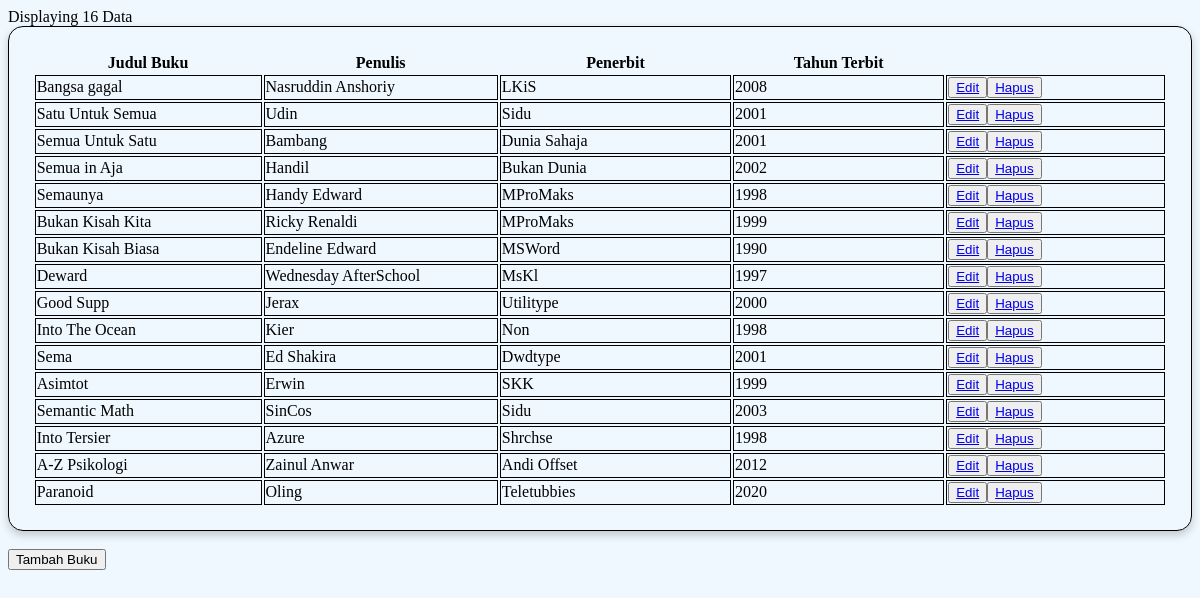
The page /Buku.php on the database its author committed.
### tables this page shows
CREATE TABLE `buku` (
  `id_buku` int(11) NOT NULL,
  `judul_buku` varchar(500) NOT NULL,
  `penulis` varchar(500) NOT NULL,
  `penerbit` varchar(250) NOT NULL,
  `tahun_terbit` int(10) NOT NULL
);

### Koneksi.php (called while the page is built)
<?php
    function connect(){
        try{
            $dbConnect = new PDO(
                'mysql:host=localhost;dbname=web-5','root','',
                array(PDO::ATTR_ERRMODE, PDO::ERRMODE_EXCEPTION, PDO::ATTR_PERSISTENT => true)
            );
        } catch(PDOException $e){
            print "Connection Problem : ". $e ->getMessage()."<br/>";
            die();
        }
        return $dbConnect;
    }
?>

### Model.php (the view, shortened to what this page needs)
<?php
require("./Koneksi.php");
function show ($table){
    $state = connect()->prepare("SELECT * FROM $table");
    $state->execute();
    $res = $state->fetchAll();
    if(!empty($res)){
        if($table == "buku"){
            foreach ($res as $row){
                echo "<tr>";
                echo "<td>".$row['judul_buku']."</td>";
                echo "<td>".$row['penulis']."</td>";
                echo "<td>".$row['penerbit']."</td>";
                echo "<td>".$row['tahun_terbit']."</td>";
                echo "<td>";
                echo "<button><a href='FormBuku.php?id_buku=".$row['id_buku']."'>Edit</a></button>";
                echo "<button><a href='Buku.php?id_buku=" . $row['id_buku'] . "' onclick=\"return confirm('Hapus Data?')\">Hapus</a></button>";
                echo "</td>";
                echo "</tr>";
            } echo "Displaying ".count($res)." Data";
        }
    }
}
?>

### Buku.php (shortened to what this page needs)
<?php
require('./Model.php');
?>
<!DOCTYPE html>
<html lang="en">
<head>
</head>
<body>
    <table>
        <tr>
            <th>Judul Buku</th>
            <th>Penulis</th>
            <th>Penerbit</th>
            <th>Tahun Terbit</th>
        </tr>
        <?= show("buku") ?>
    </table> <br>
    <a href="FormBuku.php"><button>Tambah Buku</button></a>
</body>
</html>

### Buku.php (style rules this page uses)
body { background-color:aliceblue; }
table { border: 1px solid; margin-left: auto; margin-right: auto; padding: 2%; box-shadow: 0 4px 8px 0 rgba(0,0,0,0.2); border-radius: 15px; }
td { border: 1px solid black; width: 500px; }

### rows shown on the page
buku: judul_buku "Bangsa gagal", penulis "Nasruddin Anshoriy", penerbit "LKiS", tahun_terbit "2008"
buku: judul_buku "Satu Untuk Semua", penulis "Udin", penerbit "Sidu", tahun_terbit "2001"
buku: judul_buku "Semua Untuk Satu", penulis "Bambang", penerbit "Dunia Sahaja", tahun_terbit "2001"
buku: judul_buku "Semua in Aja", penulis "Handil", penerbit "Bukan Dunia", tahun_terbit "2002"
buku: judul_buku "Semaunya", penulis "Handy Edward", penerbit "MProMaks", tahun_terbit "1998"
buku: judul_buku "Bukan Kisah Kita", penulis "Ricky Renaldi", penerbit "MProMaks", tahun_terbit "1999"
buku: judul_buku "Bukan Kisah Biasa", penulis "Endeline Edward", penerbit "MSWord", tahun_terbit "1990"
buku: judul_buku "Deward", penulis "Wednesday AfterSchool", penerbit "MsKl", tahun_terbit "1997"
buku: judul_buku "Good Supp", penulis "Jerax", penerbit "Utilitype", tahun_terbit "2000"
buku: judul_buku "Into The Ocean", penulis "Kier", penerbit "Non", tahun_terbit "1998"
buku: judul_buku "Sema", penulis "Ed Shakira", penerbit "Dwdtype", tahun_terbit "2001"
buku: judul_buku "Asimtot", penulis "Erwin", penerbit "SKK", tahun_terbit "1999"
buku: judul_buku "Semantic Math", penulis "SinCos", penerbit "Sidu", tahun_terbit "2003"
buku: judul_buku "Into Tersier", penulis "Azure", penerbit "Shrchse", tahun_terbit "1998"
buku: judul_buku "A-Z Psikologi", penulis "Zainul Anwar", penerbit "Andi Offset", tahun_terbit "2012"
buku: judul_buku "Paranoid", penulis "Oling", penerbit "Teletubbies", tahun_terbit "2020"
